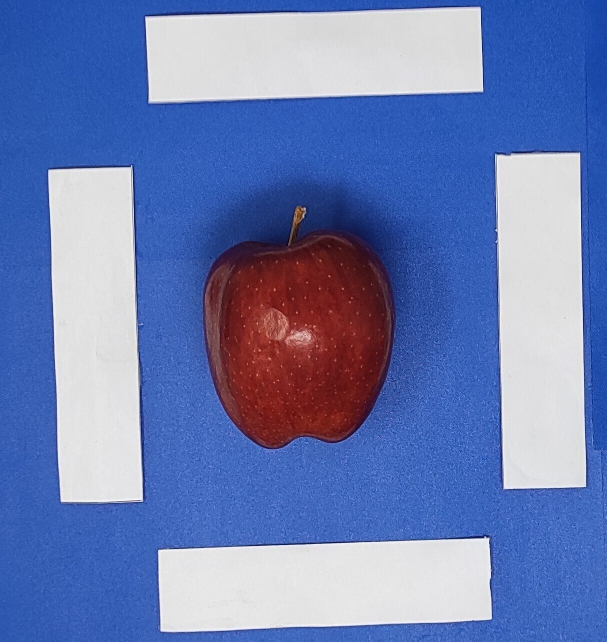
#> input picture OpenCv/apple_masking/apple_image/afaff.jpg, 1214 x 1283 px, found by its file name (shown at 1/2 size)
$ python find_physical_area_of_apple.py
#> lines starting #> are read from the running program, lines starting #| are printed output that depends on the picture; after the words box and inside, x2 and y2 are one past the last pixel; in counts of white or black regions, pixels touching at a corner belong together
#> further down, img is the input picture: shape (1283, 1214, 3); mean B, G, R 179.2, 124.9, 106.6
### OpenCv/apple_masking/image_opener.py
import cv2 as cv
from matplotlib import image
import numpy as np
import os


# resizing images but also saving it ratio
def resizeimg(img, size, interpolation = cv.INTER_CUBIC):
#> called with size = 500, interpolation = 2
  h, w = img.shape[:2]
#> h = 1283; w = 1214
  c = None if len(img.shape) < 3 else img.shape[2]
#> c = 3
  if h == w: return cv.resize(img, (size, size), interpolation)
  if h > w: dif = h
#> dif = 1283
  else:     dif = w
  x_pos = int((dif - w)/2.)
#> x_pos = 34
  y_pos = int((dif - h)/2.)
#> y_pos = 0
  if c is None:
    mask = np.zeros((dif, dif), dtype=img.dtype)
    mask[y_pos:y_pos+h, x_pos:x_pos+w] = img[:h, :w]
  else:
    mask = np.zeros((dif, dif, c), dtype=img.dtype)
    mask[y_pos:y_pos+h, x_pos:x_pos+w, :] = img[:h, :w, :]
  return cv.resize(mask, (size, size), interpolation)
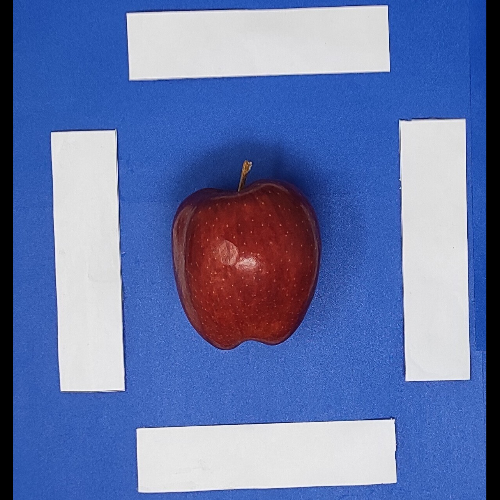
#> returned value: shape (500, 500, 3); mean of channels 0, 1, 2 169.5, 118.1, 100.8; drawn as B, G, R


#open all the images in a folder
# [20 lines left out: functions allimg, load_images_from_folder, not called in this run]

### OpenCv/apple_masking/find_physical_area_of_apple.py
import cv2 as cv
import numpy as np
import image_opener as ip

def area_in(img):
    gray = cv.cvtColor(img, cv.COLOR_BGR2GRAY)
    blank = np.zeros(img.shape, dtype='uint8')
    blur = cv.GaussianBlur(gray, (5,5), cv.BORDER_DEFAULT)
    contours, hierarchies = cv.findContours(blur, cv.RETR_LIST, cv.CHAIN_APPROX_SIMPLE)
    contours= sorted(contours, key=cv.contourArea, reverse= True)
    return cv.contourArea(contours[0])


# opening all the images from a folder
# img_list = ip.allimg(r'apple_masking\apple_image')
# img = img_list[6]
img = cv.imread(r'apple_masking\apple_image\afaff.jpg')
img = ip.resizeimg(img, 500)
# cv.imshow( 'im`',img)


# converitn all the images in hsv format and bluring a litte
hsv = cv.cvtColor(img, cv.COLOR_BGR2HSV)
#> hsv: shape (500, 500, 3); mean H, S, V 85.4, 122.1, 175.3
# hsv = cv.GaussianBlur(hsv_og,(11,11),0)
# cv.imshow("img",img)

# defining color values

# background
lower = np.array([15,0,0])
upper = np.array([116, 255, 255])

# createing a mask
mask = cv.inRange(hsv, lower, upper)
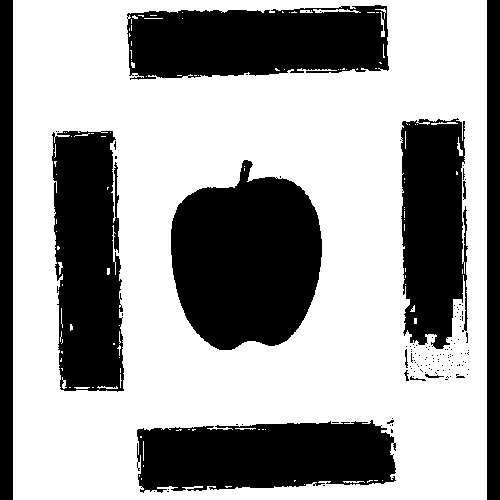
#> mask: shape (500, 500); 62.1% white; 125 black regions (112 under 20 px), largest, box (x1, y1, x2, y2) and area: (171, 160, 322, 350) 21485, (127, 5, 389, 80) 16255, (52, 131, 124, 392) 15604
mask = cv.bitwise_not(mask)
#> mask: shape (500, 500); 37.9% white; 125 white regions (112 under 20 px)
img = cv.bitwise_and(img , img, mask= mask)
#> img: shape (500, 500, 3)
img1 = cv.cvtColor(img, cv.COLOR_BGR2GRAY)
lot_blur = cv.GaussianBlur(img1, (11,11),0)
# cv.imshow("mask", lot_blur)


cont, her = cv.findContours(lot_blur, cv.RECURS_FILTER, cv.CHAIN_APPROX_SIMPLE)
#> cont = 9 contours, 3 with area under 20; largest, box (x1, y1, x2, y2) and area: (166, 156, 326, 354) 23852, (122, 0, 394, 84) 19910, (47, 126, 129, 396) 19432, (396, 114, 474, 386) 19206, (132, 415, 401, 497) 19078, (455, 343, 465, 352) 38; her = [[1, -1, -1, -1], [2, 0, -1, -1], [3, 1, -1, -1], [4, 2, -1, -1], [5, 3, -1, -1], [6, 4, -1, -1], [7, 5, -1, -1], [8, 6, -1, -1], [-1, 7, -1, -1]]


i = 0
bars=[]
apple = 0
area_by_length_bar = []
area_by_length_apple = []

for cont in cont:
    area = cv.contourArea(cont)
    if area > 1000:
        # cv.drawContours(img, cont, -1, (0, 255, 0), 1)
        x,y,h,w = cv.boundingRect(cont)
        if i==1:
            cropped_img = img[y:y+w, x:x+h]
            apple = cropped_img
            # cv.imshow("apple_obj",cropped_img)
            name = "apple_obj" + str(i) + ".jpg"
            cv.imwrite(name, cropped_img)
            apple = cv.rectangle(img, (x,y), (x+h, y+w), (0,255,0), 2)
            area_by_length_bar.append(h*w)
            i += 1
        else:
            cropped_img = img[y:y+w, x:x+h]
            bars.append(cropped_img)
            # cv.imshow("apple_obj",cropped_img)
            name = "side_bar" + str(i) + ".jpg"
            cv.imwrite(name, cropped_img)
            img = cv.rectangle(img, (x,y), (x+h, y+w), (0,255,0), 2)
            area_by_length_apple.append(h*w)
            i += 1
#> this loop made 9 passes
#> (area, x, y, h, w, name) on passes 1, 6, 7, 8, 9: (19078, 132, 415, 269, 82, 'side_bar0.jpg'), (23852.5, 166, 156, 160, 198, 'apple_obj1.jpg'), (19432.5, 47, 126, 82, 270, 'side_bar2.jpg'), (19205.5, 396, 114, 78, 272, 'side_bar3.jpg'), (19910.5, 122, 0, 272, 84, 'side_bar4.jpg')
#> area on pass 4: 37.5
#> pass 1, `cropped_img = img[y:y+w, x:x+h]`:
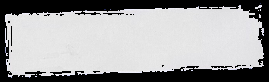
#> cropped_img: shape (82, 269, 3); mean B, G, R 160.5, 159.7, 159.8
#> pass 1, `img = cv.rectangle(img, (x,y), (x+h, y+w), (0,255,0), 2)`:
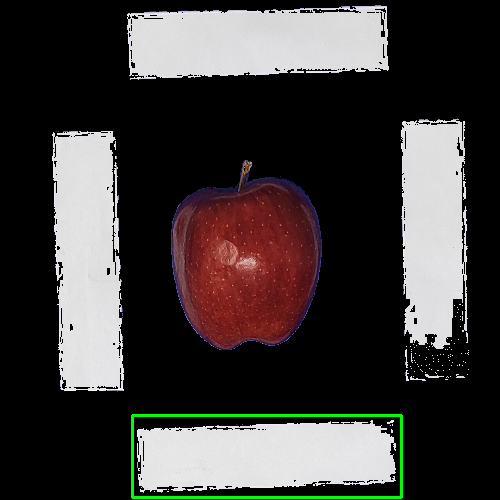
#> img: shape (500, 500, 3); mean B, G, R 57.8, 59.3, 63.2
#> after the loop:
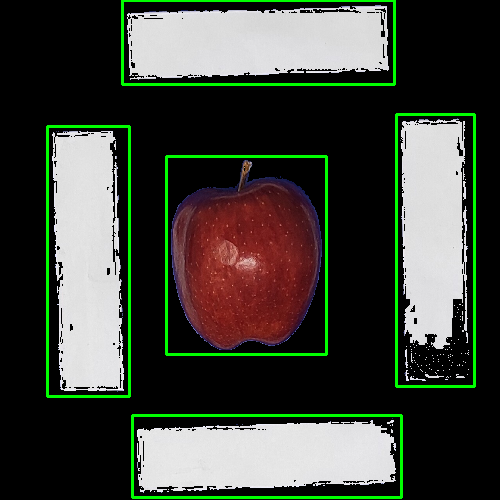
#> img: shape (500, 500, 3); 3.28% of pixels changed, all inside (x1, y1, x2, y2) = (46, 0, 476, 398)
#> after the loop, area_by_length_apple = [22058, 22140, 21216, 22848]; area_by_length_bar = [31680]; bars = 4 items; i = 5

# now the area of side bar is known to be 12 x 3 cm

# done by conture area
areas =[]

for img in bars:
    area1 = area_in(img)
    print(area1)
    areas.append(area1)
#> this loop made 4 passes
#> area1 on passes 1 to 4: 21708, 21789, 20867, 22493
#| 21708.0
#| 21789.0
#| 20867.0
#| 22493.0
#> pass 1, in area_in, `blur = cv.GaussianBlur(gray, (5,5), cv.BORDER_DEFAULT)`:
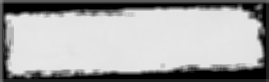
#> blur: shape (82, 269); min 0, max 232, mean 165.5
#> after the loop, areas = [21708, 21789, 20867, 22493]

average_area = max(areas)
#> average_area = 22493
conversion_factor = 36/average_area
#> conversion_factor = 0.0016
physical_area_apple= conversion_factor*area_in(apple)
#> in area_in (call 5), `blur = cv.GaussianBlur(gray, (5,5), cv.BORDER_DEFAULT)`:
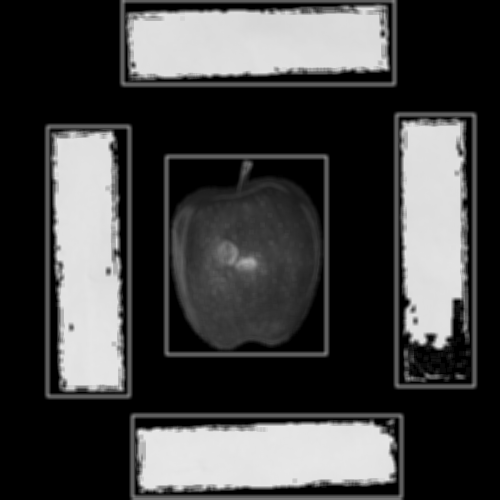
#> blur: shape (500, 500); min 0, max 232, mean 65.2
#> in area_in (call 5), `contours, hierarchies = cv.findContours(blur, cv.RETR_LIST, cv.CHAIN_A..`: contours = 48 contours, 19 with area under 20; largest, box (x1, y1, x2, y2) and area: (163, 153, 330, 358) 33862, (44, 123, 133, 400) 24286, (119, 0, 398, 88) 24185, (129, 412, 405, 500) 23924, (393, 111, 478, 390) 23350
#> physical_area_apple = 54.2

area_of_apple = area_in(apple)
#> area_of_apple = 33862
print("Physical area of Apple is: ", round(physical_area_apple,3), " cm^2 (by conture area)")
#| Physical area of Apple is:  54.196  cm^2 (by conture area)

# done by length area
average_area = max(area_by_length_bar)
#> average_area = 31680
conversion_factor = 36/average_area
#> conversion_factor = 0.00114
physical_area_apple= 2*conversion_factor*max(area_by_length_apple)
#> physical_area_apple = 51.93

area_of_apple = area_in(apple)
print("Physical area of Apple is: ", round(physical_area_apple,3), " cm^2 (by leangth  area)")
#| Physical area of Apple is:  51.927  cm^2 (by leangth  area)

cv.waitKey(00)
